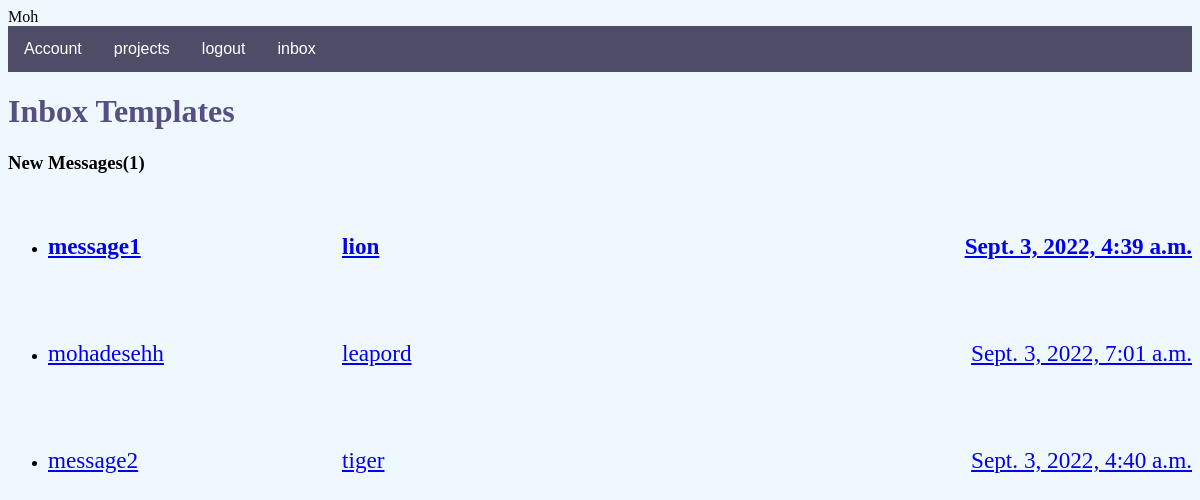
Screenshot of /inbox/ (signed in) with the database file from the repository.
### users/models.py (models this page shows, shortened)
class Message(models.Model):
    sender = models.ForeignKey(
        Profile, on_delete=models.SET_NULL, null=True, blank=True)
    recipient = models.ForeignKey(
        Profile, on_delete=models.SET_NULL, null=True, blank=True, related_name="messages")
    name = models.CharField(max_length=200, null=True, blank=True)
    email = models.EmailField(max_length=200, null=True, blank=True)
    subject = models.CharField(max_length=200, null=True, blank=True)
    body = models.TextField()
    is_read = models.BooleanField(default=False, null=True)
    created = models.DateTimeField(auto_now_add=True)
    id = models.UUIDField(default=uuid.uuid4, unique=True,
                          primary_key=True, editable=False)
    class Meta:
        ordering = ['is_read', '-created']

### users/views.py (the view)
# urls.py: path('inbox/',views.inbox,name="inbox"),
def inbox(request):
    profile = request.user.profile
    messageRequests = profile.messages.all()
    unreadCount = messageRequests.filter(is_read=False).count()
    context = {'messageRequests': messageRequests, 'unreadCount': unreadCount}
    return render(request, 'users/inbox.html', context)

### users/templates/users/inbox.html
{%extends 'main.html'%}
{% load static %}
{%block content%}
    <h1>Inbox Templates</h1>
    <main class="inbox my-xl">
        <div class="content-box">
          <h3 class="inbox__title">New Messages(<span>{{unreadCount}}</span>)</h3>
          <ul class="messages">
            {% for message in messageRequests %}
            {% if message.is_read == False %}
            <li class="message message--unread">
              {% else %}
            <li class="message">
              {% endif %}
              <a href="{% url 'message' message.id %}">
                <span class="message__author">{{message.name}}</span>
                <span class="message__subject">{{message.subject}}</span>
                <span class="message__date">{{message.created}}</span>
              </a>
            </li>
            {% endfor %}
          </ul>
        </div>
      </main>
{%endblock content%}

### static/styles/main.css (style rules this page uses)
h1 { color:rgb(86,79,129) }
body { background-color:aliceblue; text-decoration:none; }
.message { padding: 2.5rem 0; }
.message > a span { font-size: 1.45rem; font-weight: 500; }
.message.message--unread a span { font-weight: 700; color: var(--color-sub); }
.message:not(:last-child) { border-bottom: 2px solid var(--color-white-light); }
.message > a { display: flex; gap: 1rem; }
.message__author, .message__date { flex-basis: 25%; }
.message__subject { flex-basis: 50%; }
.message__date { text-align: right; }

### rows the page displays
Message: name "message1", subject "lion", created "Sept. 3, 2022, 4:39 a.m."
Message: name "mohadesehh", subject "leapord", created "Sept. 3, 2022, 7:01 a.m."
Message: name "message2", subject "tiger", created "Sept. 3, 2022, 4:40 a.m."

### other values shown
{{ unreadCount }} "1"
